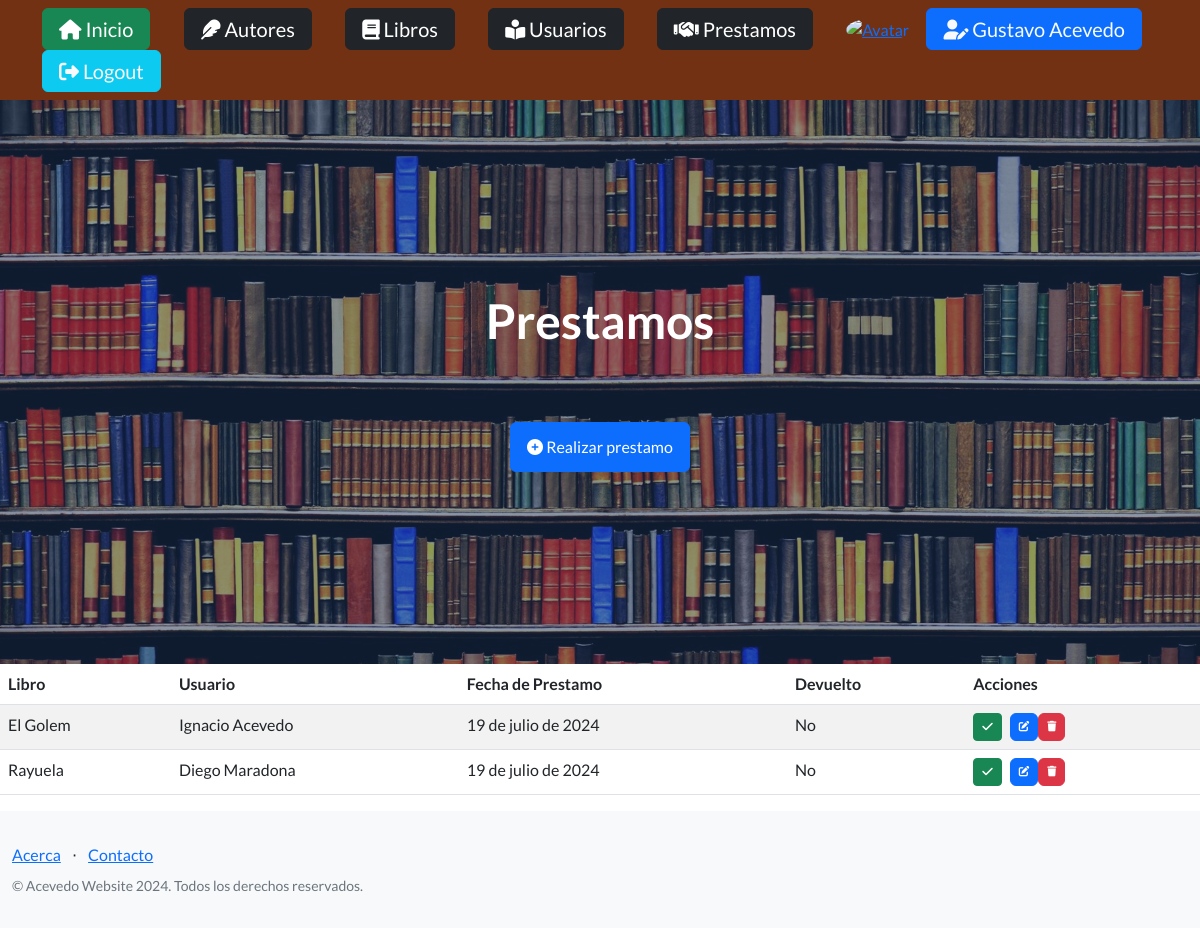
The app's page /prestamos/ (signed in) with its own data.
### entidades/models.py (models this page shows, shortened)
class Prestamo(models.Model):
    libro = models.ForeignKey(Libro, on_delete=models.CASCADE)
    usuario = models.ForeignKey(Usuario, on_delete=models.CASCADE)
    fecha_prestamo = models.DateField()
    devuelto = models.BooleanField(default=False)
    class Meta:
        ordering = ['fecha_prestamo']
        verbose_name = 'Préstamo'
        verbose_name_plural = 'Préstamos'

class Libro(models.Model):
    titulo = models.CharField(max_length=100)
    fecha_publicacion = models.DateField()
    genero = models.CharField(max_length=50)
    isbn = models.CharField(max_length=13, unique=True)
    autor = models.ForeignKey(Autor, on_delete=models.CASCADE)
    disponible = models.BooleanField(default=True)
    def __str__(self):
        return self.titulo
    class Meta:
        ordering = ['titulo']
        verbose_name = 'Libro'
        verbose_name_plural = 'Libros'

class Usuario(models.Model):
    nombre = models.CharField(max_length=50)
    apellido = models.CharField(max_length=50)
    email = models.EmailField(max_length=50, unique=True)
    fecha_registro = models.DateField(auto_now_add=True)
    def __str__(self):
        return f"{self.nombre} {self.apellido}"
    class Meta:
        unique_together = ('nombre', 'apellido')
        ordering = ['apellido','nombre']
        verbose_name = 'Usuario'
        verbose_name_plural = 'Usuarios'

### entidades/views.py (the view)
# urls.py: path('prestamos/', PrestamoList.as_view(), name="prestamos"),
class PrestamoList(LoginRequiredMixin, ListView):
    model = Prestamo
    template_name = 'entidades/prestamo_list.html'
    context_object_name = 'prestamos'

### entidades/templates/entidades/prestamo_list.html (shortened to what this page needs)
{% extends "entidades/index.html" %}
{% block titulo %}
    <h1 class="mb-5">Prestamos</h1>
    <br>
    <a class="btn btn-primary" href="{% url 'prestamosCreate' %}"><i class="fa-solid fa-circle-plus"></i> Realizar prestamo</a>
{% endblock titulo %}
{% block contenido %}
<table class="table table-striped">
    <thead>
        <tr>
            <th>Libro</th>
            <th>Usuario</th>
            <th>Fecha de Prestamo</th>
            <th>Devuelto</th>
            <th>Acciones</th>
        </tr>
    </thead>
    <tbody>
        {% for c in prestamos %}
        <tr>
            <td>{{ c.libro }}</td>
            <td>{{ c.usuario }}</td>
            <td>{{ c.fecha_prestamo }}</td>
            <td>
                {% if not c.devuelto %}
                    No
                {% else %}
                    Si
                {% endif %}
            </td>
            <td>
                <div class="d-flex justify-content-start">
                    {% if not c.devuelto %}
                    <form action="{% url 'completar_prestamo' c.id %}" method="post">
                        <button type="submit" class="btn btn-sm btn-success me-2" title="Marcar como completada" style="--bs-btn-padding-y: .25rem; --bs-btn-padding-x: .5rem; --bs-btn-font-size: .75rem;">
                            <i class="fa-solid fa-check"></i>
                        </button>
                    </form>
                    <a
                      href="{% url 'prestamosUpdate' c.id %}"
                      class="btn btn-primary"
                      style="--bs-btn-padding-y: .25rem; --bs-btn-padding-x: .5rem; --bs-btn-font-size: .75rem;"
                      >
                    </a>
                    {% endif %}
                    <a
                      href="{% url 'prestamosDelete' c.id %}"
                      class="btn btn-danger"
                      style="--bs-btn-padding-y: .25rem; --bs-btn-padding-x: .5rem; --bs-btn-font-size: .75rem;"
                      >
                    </a>
                </div>
            </td>
        </tr>
        {% endfor %}
    </tbody>
</table>
{% endblock contenido %}

### entidades/templates/entidades/index.html (shortened to what this page needs)
<!DOCTYPE html>
<html lang="en">
    <head>
        {% load static %}
        <link href="https://cdn.jsdelivr.net/npm/bootstrap-icons@1.5.0/font/bootstrap-icons.css" rel="stylesheet" type="text/css" />
        <link href="{% static 'css/styles.css' %}" rel="stylesheet" />
        <link rel="stylesheet" href="https://cdnjs.cloudflare.com/ajax/libs/font-awesome/6.4.0/css/all.min.css">
    </head>
    <body>
        {% block navbar %}
        <nav class="navbar navbar-dark static-top" style=" background-color: #713112">
            <div class="container">
                <a class="navbar-brand btn btn-success" href="{% url 'inicio' %}"><i class="fa-solid fa-house"></i> Inicio</a>
                {% if user.is_authenticated %}
                <a class="navbar-brand btn btn-dark" href="{% url 'autores' %}"><i class="fa-solid fa-feather"></i> Autores</a>
                <a class="navbar-brand btn btn-dark" href="{% url 'libros' %}"><i class="fa-solid fa-book"></i> Libros</a>
                <a class="navbar-brand btn btn-dark" href="{% url 'usuarios' %}"><i class="fa-solid fa-book-open-reader"></i> Usuarios</a>
                <a class="navbar-brand btn btn-dark" href="{% url 'prestamos' %}"><i class="fa-solid fa-handshake"></i> Prestamos</a>
                <a href="{% url 'agregar_avatar' %}">
                    <img class="rounded-circle" src="{{ request.session.avatar }}" height="50px" width="50px" alt="Avatar">
                </a>
                <form method="post" action="{% url 'perfil' %}">
                    <button type="submit" class="navbar-brand btn btn-primary text-light"><i class="fa-solid fa-user-pen"></i> {{ user.first_name }} {{ user.last_name }}</button>
                </form>
                <form method="post" action="{% url 'logout' %}">
                    <button type="submit" class="navbar-brand btn btn-info text-light"><i class="fa-solid fa-right-from-bracket"></i> Logout</button>
                    </form>
                {% else %}
                <a class="navbar-brand btn btn-primary" href="{% url 'login' %}">Login</a>
                <a class="navbar-brand btn btn-success" href="{% url 'registro' %}">Registrarse</a>
                {% endif %}
            </div>
        </nav>
        {% endblock navbar %}
        <header class="masthead">
            <div class="container position-relative">
                <div class="row justify-content-center">
                    <div class="col-xl-6">
                        <div class="text-center text-white">
                            {% block titulo %}{% endblock titulo %}
                        </div>
                    </div>
                </div>
            </div>
        </header>
        {% block contenido %}
        {% endblock contenido %}
        {% block footer %}
        <footer class="footer bg-light">
            <div class="container">
                <div class="row">
                    <div class="col-lg-6 h-100 text-center text-lg-start my-auto">
                        <ul class="list-inline mb-2">
                            <li class="list-inline-item"><a href="{% url 'acerca' %}">Acerca</a></li>
                            <li class="list-inline-item">⋅</li>
                            <li class="list-inline-item"><a href="{% url 'contacto' %}">Contacto</a></li>
                        </ul>
                        <p class="text-muted small mb-4 mb-lg-0">&copy; Acevedo Website 2024. Todos los derechos reservados.</p>
                    </div>
                </div>
            </div>
        </footer>
    </body>
</html>
        {% endblock footer %}

### records on screen
Prestamo: libro "El Golem", usuario "Ignacio Acevedo", fecha_prestamo "19 de julio de 2024", devuelto "No"
Prestamo: libro "Rayuela", usuario "Diego Maradona", fecha_prestamo "19 de julio de 2024", devuelto "No"

### other values on screen
{{ user.first_name }} "Gustavo"
{{ user.last_name }} "Acevedo"
